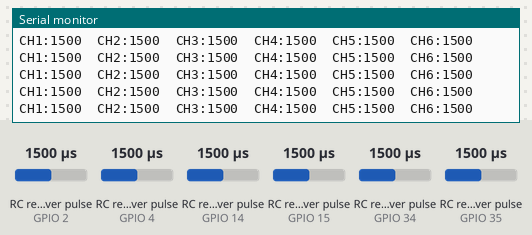
Simulated run of this sketch. Board: ESP32. On the bench: the last lines printed to the serial monitor. Wiring (inferred from the names in the program): 6 × RC receiver channel: data GPIO 2 / data GPIO 4 / data GPIO 14 / data GPIO 15 / data GPIO 34 / data GPIO 35. Inputs (shaded band) come from the test bench; at power-on: RC receiver pulse (sensors on GPIO 2, GPIO 4, GPIO 14, GPIO 15, GPIO 34, GPIO 35) 1500 µs.

Above: at 1.4 s.
1.5 s: RC receiver pulse (sensor on GPIO 2) set to 1020 µs
At 1.59 s:
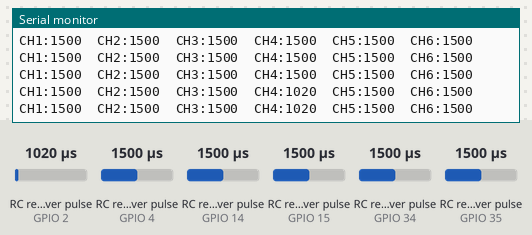
3.0 s: RC receiver pulse (sensor on GPIO 4) set to 1020 µs
At 3.03 s:
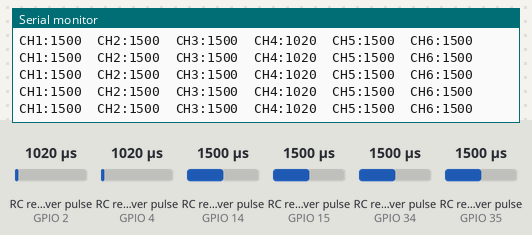
4.5 s: RC receiver pulse (sensor on GPIO 14) set to 1020 µs
At 4.59 s:
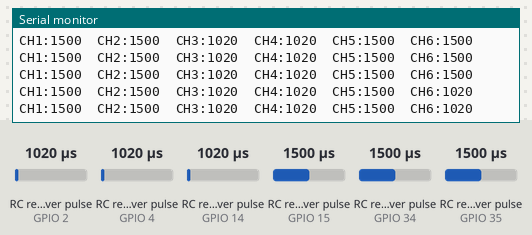
6.0 s: RC receiver pulse (sensor on GPIO 15) set to 1020 µs
At 6.03 s:
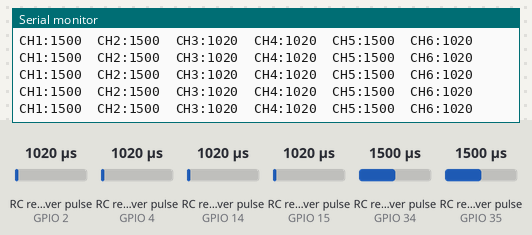
7.5 s: RC receiver pulse (sensor on GPIO 34) set to 1020 µs
At 7.6 s:
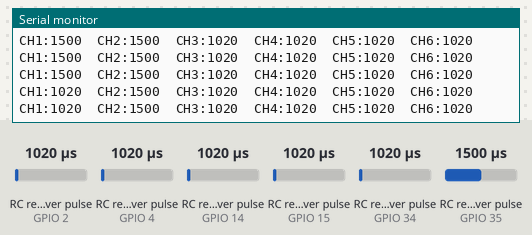
9.0 s: RC receiver pulse (sensor on GPIO 35) set to 1020 µs
At 9.0 s:
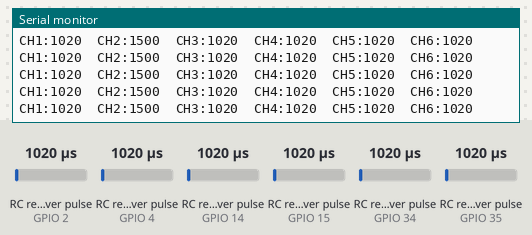

Measured:
- after the input at 1.5 s, the serial monitor: prints a new line at once (image 1)
- after the input at 4.5 s, the serial monitor: prints a new line at once (image 3)
- after the input at 7.5 s, the serial monitor: prints a new line at once (image 5)

The sketch:

CT6B_ESP32_gen.ino
```cpp
/*
  ESP32 RC PWM reader for 6 channels (FlySky CT6B receiver)
  Measures pulse width (HIGH time) in microseconds on each pin and prints to Serial.
  Pins used:
    CH1 -> GPIO34 (input-only)
    CH2 -> GPIO35 (input-only)
    CH3 -> GPIO4
    CH4 -> GPIO2
    CH5 -> GPIO15
    CH6 -> GPIO14
*/

#include <Arduino.h>

struct RcChannel {
  uint8_t pin;
  volatile uint32_t riseTime;     // micros() at rising edge
  volatile uint16_t pulseWidth;   // computed width in microseconds
  volatile bool newValue;         // flag that a new width was captured
};

// Define channels with your mapping
RcChannel channels[6] = {
  {34, 0, 1500, false}, // CH1
  {35, 0, 1500, false}, // CH2
  {4 , 0, 1500, false}, // CH3
  {2 , 0, 1500, false}, // CH4
  {15, 0, 1500, false}, // CH5
  {14, 0, 1500, false}  // CH6
};

// Forward declare ISRs
void IRAM_ATTR handleChange0();
void IRAM_ATTR handleChange1();
void IRAM_ATTR handleChange2();
void IRAM_ATTR handleChange3();
void IRAM_ATTR handleChange4();
void IRAM_ATTR handleChange5();

typedef void (*isr_t)();
isr_t isrList[6] = {
  handleChange0, handleChange1, handleChange2,
  handleChange3, handleChange4, handleChange5
};

void setupChannelPin(uint8_t idx) {
  pinMode(channels[idx].pin, INPUT);  // internal pullups usually not needed; receiver drives the line
  attachInterrupt(digitalPinToInterrupt(channels[idx].pin), isrList[idx], CHANGE);
}

// Common ISR body to reduce duplication
inline void IRAM_ATTR onEdge(RcChannel &ch) {
  int level = digitalRead(ch.pin);
  uint32_t now = micros();
  if (level) {
    // Rising edge
    ch.riseTime = now;
  } else {
    // Falling edge: compute width
    uint32_t width = now - ch.riseTime; // handles micros() wrap intrinsically for small intervals
    // Constrain to plausible RC range to reject noise
    if (width >= 800 && width <= 2500) {
      ch.pulseWidth = (uint16_t)width;
      ch.newValue = true;
    }
  }
}

// Generate ISRs
void IRAM_ATTR handleChange0() { onEdge(channels[0]); }
void IRAM_ATTR handleChange1() { onEdge(channels[1]); }
void IRAM_ATTR handleChange2() { onEdge(channels[2]); }
void IRAM_ATTR handleChange3() { onEdge(channels[3]); }
void IRAM_ATTR handleChange4() { onEdge(channels[4]); }
void IRAM_ATTR handleChange5() { onEdge(channels[5]); }

void setup() {
  Serial.begin(115200);
  // Small delay to ensure Serial ready
  delay(200);

  for (uint8_t i = 0; i < 6; i++) {
    setupChannelPin(i);
  }

  Serial.println("ESP32 RC PWM reader started");
  Serial.println("CH1..CH6 pulse widths (us)");
}

uint32_t lastPrint = 0;

void loop() {
  // Print at ~25Hz (40ms) to keep output readable
  uint32_t now = millis();
  if (now - lastPrint >= 40) {
    lastPrint = now;

    // Snapshot values atomically
    noInterrupts();
    uint16_t chVals[6];
    bool newFlags[6];
    for (uint8_t i = 0; i < 6; i++) {
      chVals[i] = channels[i].pulseWidth;
      newFlags[i] = channels[i].newValue;
      channels[i].newValue = false; // clear after reading
    }
    interrupts();

    // Print values; if no new frame recently, still show last measured
    Serial.print("CH1:");
    Serial.print(chVals[0]);
    Serial.print("  CH2:");
    Serial.print(chVals[1]);
    Serial.print("  CH3:");
    Serial.print(chVals[2]);
    Serial.print("  CH4:");
    Serial.print(chVals[3]);
    Serial.print("  CH5:");
    Serial.print(chVals[4]);
    Serial.print("  CH6:");
    Serial.println(chVals[5]);
  }

  // Optional: add a small delay to yield
  delay(1);
}
```
